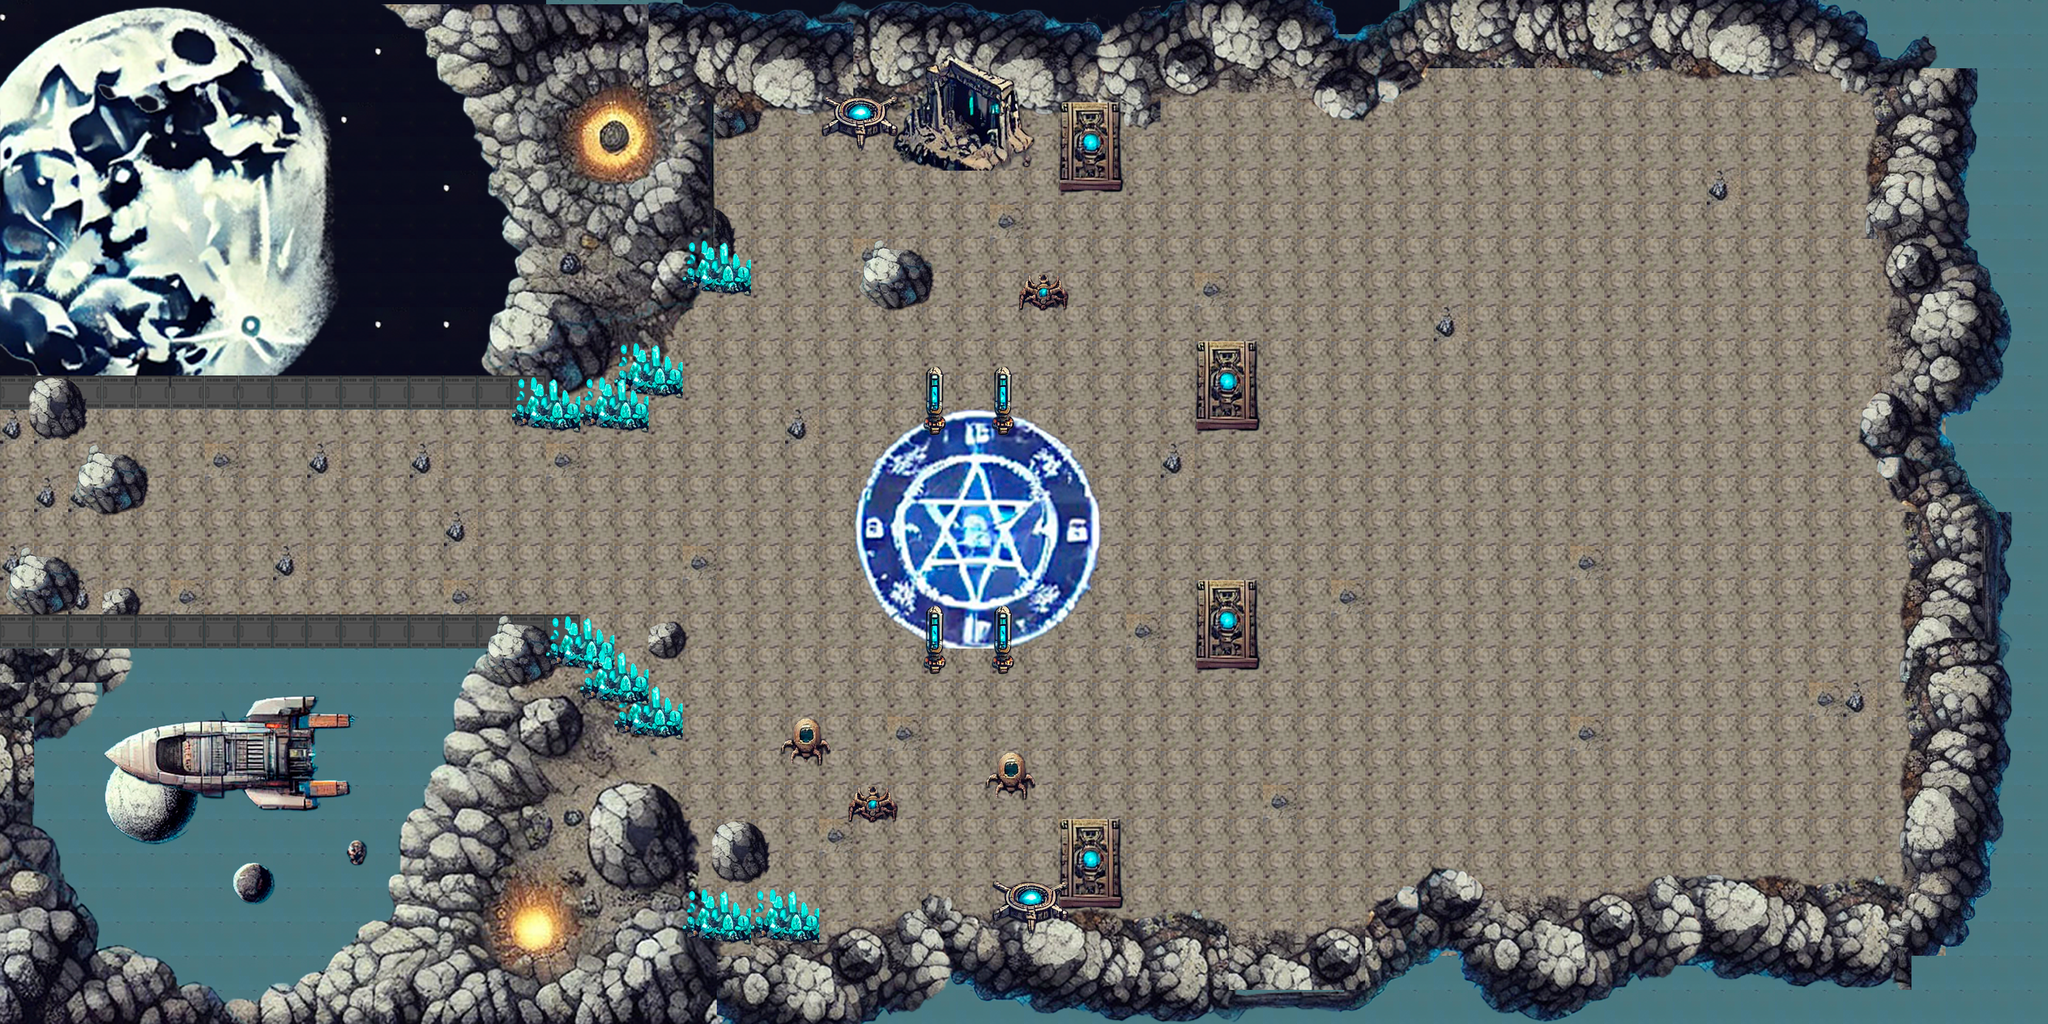

This game map was drawn from its Tiled (.tmx) file and the tilesets committed beside it. A one-line description and the trimmed map source follow:
An orthogonal 60x30 tile map with 56x56 px tiles, 10 tile layers (Espacio, Planetas, Naves, Suelo, ...), 3 tilesets and 35 objects (35x obstaculo).

<map version="1.10" tiledversion="1.11.2" orientation="orthogonal" renderorder="left-down" width="60" height="30" tilewidth="56" tileheight="56" infinite="0" nextlayerid="17" nextobjectid="36">
  <tileset firstgid="1" name="Rocas" tilewidth="56" tileheight="56" tilecount="900" columns="30">
   <image source="Rocas.png" width="1680" height="1680" />
  </tileset>
  <tileset firstgid="901" name="tiles" tilewidth="56" tileheight="56" tilecount="900" columns="30">
   <image source="tiles.png" width="1680" height="1680" />
  </tileset>
  <tileset firstgid="1801" name="Ruinas" tilewidth="56" tileheight="56" tilecount="324" columns="18">
   <image source="Ruinas.png" width="1024" height="1024" />
  </tileset>
  <layer id="2" name="Espacio" width="60" height="30">
   <data>[1800 cells, 1800 non-empty, 3 distinct tile ids]</data>
  </layer>
  <layer id="3" name="Planetas" width="60" height="30">
   <data>[1800 cells, 150 non-empty, 150 distinct tile ids]</data>
  </layer>
  <layer id="6" name="Naves" width="60" height="30">
   <data>[1800 cells, 43 non-empty, 39 distinct tile ids]</data>
 </layer>
 <layer id="4" name="Suelo" width="60" height="30">
  <data>[1800 cells, 1157 non-empty, 3 distinct tile ids]</data>
 </layer>
 <layer id="13" name="rock" width="60" height="30">
  <data>[1800 cells, 15 non-empty, 15 distinct tile ids]</data>
 </layer>
 <layer id="5" name="Rocas" width="60" height="30">
  <data>[1800 cells, 393 non-empty, 393 distinct tile ids]</data>
 </layer>
 <layer id="7" name="Muro" width="60" height="30">
  <data>[1800 cells, 33 non-empty, 1 distinct tile ids]</data>
 </layer>
 <layer id="8" name="Rocas1" width="60" height="30">
  <data>[1800 cells, 222 non-empty, 120 distinct tile ids]</data>
 </layer>
 <layer id="12" name="SueloRuinas" width="60" height="30">
  <data>[1800 cells, 486 non-empty, 392 distinct tile ids]</data>
 </layer>
 <layer id="14" name="Ruinas" width="60" height="30">
  <data>[1800 cells, 70 non-empty, 35 distinct tile ids]</data>
 </layer>
 <objectgroup id="16" name="obstaculos">
  <object id="1" type="obstaculo" x="1.81818" y="620.485" width="1058" height="46" />
  <object id="2" type="obstaculo" x="7.39394" y="1009.39" width="940" height="50" />
  <object id="3" type="obstaculo" x="132.97" y="750.061" width="96" height="90">
   <ellipse />
  </object>
  <object id="4" type="obstaculo" x="15.697" y="905.758" width="106" height="94">
   <ellipse />
  </object>
  <object id="5" type="obstaculo" x="172.97" y="973.879" width="52" height="40">
   <ellipse />
  </object>
  <object id="6" type="obstaculo" x="48.9091" y="660.848" width="90" height="56">
   <ellipse />
  </object>
  <object id="7" type="obstaculo" x="744" y="10" width="426" height="458" />
  <object id="8" type="obstaculo" x="830" y="472" width="288" height="148" />
  <object id="9" type="obstaculo" x="1166" y="6" width="2192" height="148" />
  <object id="10" type="obstaculo" x="1172" y="420" width="58" height="60" />
  <object id="11" type="obstaculo" x="3088" y="158" width="274" height="1516" />
  <object id="12" type="obstaculo" x="2328" y="1460" width="758" height="220" />
  <object id="13" type="obstaculo" x="1124" y="1512" width="1218" height="168" />
  <object id="14" type="obstaculo" x="2328" y="1428" width="94" height="52">
   <ellipse />
  </object>
  <object id="15" type="obstaculo" x="3054" y="648" width="40" height="102">
   <ellipse />
  </object>
  <object id="16" type="obstaculo" x="700" y="1058" width="418" height="626" />
  <object id="17" type="obstaculo" x="1068" y="1024" width="42" height="34">
   <ellipse />
  </object>
  <object id="18" type="obstaculo" x="1170" y="1352" width="92" height="90">
   <ellipse />
  </object>
  <object id="19" type="obstaculo" x="1286" y="1192" width="80" height="54">
   <ellipse />
  </object>
  <object id="20" type="obstaculo" x="1396" y="1308" width="66" height="32">
   <ellipse />
  </object>
  <object id="21" type="obstaculo" x="1628" y="1254" width="62" height="50">
   <ellipse />
  </object>
  <object id="22" type="obstaculo" x="1648" y="1452" width="80" height="58">
   <ellipse />
  </object>
  <object id="23" type="obstaculo" x="1536" y="1086">
   <ellipse />
  </object>
  <object id="24" type="obstaculo" x="1646" y="1088">
   <ellipse />
  </object>
  <object id="25" type="obstaculo" x="1648" y="696">
   <ellipse />
  </object>
  <object id="26" type="obstaculo" x="1536" y="696">
   <ellipse />
  </object>
  <object id="27" type="obstaculo" x="1364" y="154" width="96" height="74">
   <ellipse />
  </object>
  <object id="28" type="obstaculo" x="1414" y="414" width="114" height="88">
   <ellipse />
  </object>
  <object id="29" type="obstaculo" x="1680" y="462" width="66" height="42">
   <ellipse />
  </object>
  <object id="30" type="obstaculo" x="1740" y="158" width="94" height="152" />
  <object id="31" type="obstaculo" x="1968" y="558" width="92" height="144" />
  <object id="32" type="obstaculo" x="1968" y="956" width="92" height="138" />
  <object id="33" type="obstaculo" x="1744" y="1354" width="92" height="144" />
  <object id="34" type="obstaculo" x="1472" y="156" width="210" height="110" />
  <object id="35" type="obstaculo" x="2164" y="108" width="86" height="80">
   <ellipse />
  </object>
 </objectgroup>
</map>
